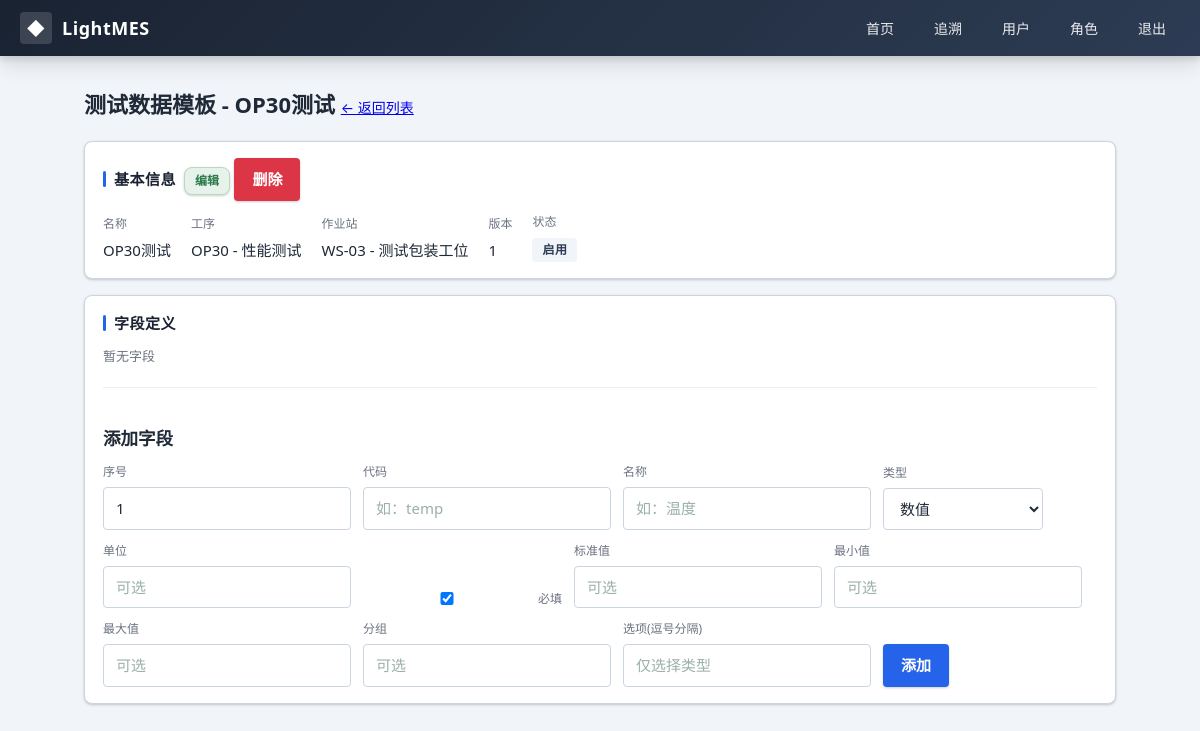
/quality/test-data/1 (signed in), run on the app's committed database.
### src/lightmes/modules/production/models.py (models this page shows)
class TestDataTemplate(Base, TimestampMixin):
    __tablename__ = "test_data_templates"
    id: Mapped[int] = mapped_column(primary_key=True)
    operation_id: Mapped[int] = mapped_column(ForeignKey("operations.id"), index=True)
    work_station_id: Mapped[int | None] = mapped_column(ForeignKey("work_stations.id"), default=None, index=True)
    name: Mapped[str] = mapped_column()
    description: Mapped[str | None] = mapped_column(default=None)
    is_enabled: Mapped[bool] = mapped_column(default=True)
    version: Mapped[str] = mapped_column(default="1")

### src/lightmes/modules/masterdata/models.py (models this page shows)
class Operation(Base, TimestampMixin):
    __tablename__ = "operations"
    __table_args__ = (
        UniqueConstraint("routing_id", "seq", name="uq_operation_routing_seq"),
        UniqueConstraint("routing_id", "code", name="uq_operation_routing_code"),
    )
    id: Mapped[int] = mapped_column(primary_key=True)
    routing_id: Mapped[int] = mapped_column(ForeignKey("routings.id"))
    seq: Mapped[int] = mapped_column()
    code: Mapped[str] = mapped_column()
    name: Mapped[str] = mapped_column()
    default_work_station_id: Mapped[int] = mapped_column(
        ForeignKey("work_stations.id")
    )
    is_mandatory: Mapped[bool] = mapped_column(default=True)
    required_skill_id: Mapped[int | None] = mapped_column(
        ForeignKey("skill.id"), default=None)
    required_level: Mapped[int | None] = mapped_column(default=None)
    sop_id: Mapped[int | None] = mapped_column(default=None)
    sop_text: Mapped[str | None] = mapped_column(default=None)
    sop_url: Mapped[str | None] = mapped_column(default=None)
    panels: Mapped[dict | None] = mapped_column(JSON, default=None)

class WorkStation(Base, TimestampMixin):
    __tablename__ = "work_stations"
    __table_args__ = (
        UniqueConstraint("line_id", "seq", name="uq_work_station_line_seq"),
    )
    id: Mapped[int] = mapped_column(primary_key=True)
    code: Mapped[str] = mapped_column(unique=True, index=True)
    name: Mapped[str] = mapped_column()
    line_id: Mapped[int] = mapped_column(ForeignKey("lines.id"))
    seq: Mapped[int] = mapped_column()
    description: Mapped[str | None] = mapped_column(default=None)
    is_active: Mapped[bool] = mapped_column(default=True)

### src/lightmes/modules/quality/router.py (the view)
@router.get("/quality/test-data/{template_id}", response_class=HTMLResponse)
def test_data_detail(request: Request, template_id: int, db: Session = Depends(get_db)) -> HTMLResponse:
    if (r := _login_guard(request, db)): return r
    svc = TestDataService(db)
    template = svc.get_template(template_id)
    if not template:
        return Response(status_code=404)
    fields = svc.list_fields(template_id)
    operations = db.execute(select(Operation)).scalars().all()
    workstations = db.execute(select(WorkStation)).scalars().all()
    op_map = {op.id: op for op in operations}
    ws_map = {ws.id: ws for ws in workstations}
    return templates.TemplateResponse(
        request, "quality/test_data_detail.html",
        {"template": template, "fields": fields,
         "operations": operations, "workstations": workstations,
         "op_map": op_map, "ws_map": ws_map}
    )

### src/lightmes/templates/quality/test_data_detail.html (shortened to what this page needs)
{% extends "base.html" %}
{% block content %}
<h1 class="page-title">测试数据模板 - {{ template.name }} <small><a href="/quality/test-data">← 返回列表</a></small></h1>
<div class="card" id="config-card">
  <div class="card__title">
    基本信息
    <div style="float: right;">
      <button id="edit-btn" class="btn-secondary btn-sm" onclick="toggleEdit()">编辑</button>
      <form method="post" action="/quality/test-data/{{ template.id }}/delete" style="display: inline;" onsubmit="return confirm('确认删除此模板吗？');">
        <button type="submit" class="btn btn-sm" style="background: #dc3545; color: white;">删除</button>
      </form>
    </div>
  </div>
  <div class="card__body" id="view-mode">
    <div class="form-row" style="gap: 20px;">
      <div class="field">
        <label>名称</label>
        <div>{{ template.name }}</div>
      </div>
      <div class="field">
        <label>工序</label>
        <div>{{ op_map[template.operation_id].code }} - {{ op_map[template.operation_id].name }}</div>
      </div>
      <div class="field">
        <label>作业站</label>
        <div>{% if template.work_station_id and template.work_station_id in ws_map %}{{ ws_map[template.work_station_id].code }} - {{ ws_map[template.work_station_id].name }}{% else %}不限{% endif %}</div>
      </div>
      <div class="field">
        <label>版本</label>
        <div>{{ template.version }}</div>
      </div>
      <div class="field">
        <label>状态</label>
        <div>{% if template.is_enabled %}<span class="badge">启用</span>{% else %}<span class="badge--warn">停用</span>{% endif %}</div>
      </div>
    </div>
  </div>
</div>
<div class="card">
  <div class="card__title">字段定义</div>
  {% if fields %}
  <table class="data-table">
    <thead>
      <tr>
        <th>序号</th>
        <th>代码</th>
        <th>名称</th>
        <th>类型</th>
        <th>单位</th>
        <th>必填</th>
        <th>标准值</th>
        <th>最小值</th>
        <th>最大值</th>
        <th>分组</th>
        <th>选项</th>
        <th></th>
      </tr>
    </thead>
    <tbody id="test-fields-body">
      {% for field in fields %}
      {% include "quality/partials/test_field_row.html" %}
      {% endfor %}
    </tbody>
  </table>
  {% else %}
  <p class="nav-card__desc">暂无字段</p>
  {% endif %}
  <div style="margin-top: 20px; padding-top: 20px; border-top: 1px solid #eee;">
    <h3 style="margin-bottom: 12px;">添加字段</h3>
    <form class="form-row" hx-post="/quality/test-data/{{ template.id }}/fields" hx-target="#test-fields-body" hx-swap="beforeend" hx-on::after-request="if(event.detail.successful) this.reset()" style="flex-wrap: wrap; align-items: flex-end; gap: 12px;">
      <div class="field" style="min-width: 80px;">
        <label>序号</label>
        <input type="number" name="seq" value="{{ (fields|length + 1) if fields else 1 }}" required>
      </div>
      <div class="field" style="min-width: 120px;">
        <label>代码</label>
        <input type="text" name="code" required placeholder="如：temp">
      </div>
      <div class="field" style="min-width: 180px;">
        <label>名称</label>
        <input type="text" name="name" required placeholder="如：温度">
      </div>
      <div class="field" style="min-width: 120px;">
        <label>类型</label>
        <select name="field_type">
          <option value="numeric">数值</option>
        </select>
      </div>
      <div class="field" style="min-width: 100px;">
        <label>单位</label>
        <input type="text" name="unit" placeholder="可选">
      </div>
      <div class="field" style="min-width: 100px; display: flex; flex-direction: column; gap: 4px;">
        <label>&nbsp;</label>
        <div style="display: flex; gap: 8px; align-items: center;">
          <input type="checkbox" id="is_required" name="is_required" checked>
          <label for="is_required" style="font-size: 12px;">必填</label>
        </div>
      </div>
      <div class="field" style="min-width: 100px;">
        <label>标准值</label>
        <input type="text" name="standard_value" placeholder="可选">
      </div>
      <div class="field" style="min-width: 100px;">
        <label>最小值</label>
        <input type="number" step="0.001" name="min_value" placeholder="可选">
      </div>
      <div class="field" style="min-width: 100px;">
        <label>最大值</label>
        <input type="number" step="0.001" name="max_value" placeholder="可选">
      </div>
      <div class="field" style="min-width: 120px;">
        <label>分组</label>
        <input type="text" name="display_group" placeholder="可选">
      </div>
      <div class="field" style="min-width: 200px;">
        <label>选项(逗号分隔)</label>
        <input type="text" name="options" placeholder="仅选择类型">
      </div>
      <button type="submit">添加</button>
    </form>
  </div>
</div>
{% endblock %}

### src/lightmes/static/css/app.css (style rules this page uses)
:root { --indigo-900: #1a2332; --indigo-800: #243044; --indigo-700: #2d3c54; --indigo-600: #364a66; --indigo-500: #3f5878; --blue-600: #2563eb; --blue-700: #1d4ed8; --ink: #1f2937; --ink-soft: #6b7280; --line: #cbd5e1; --bg: #f1f5f9; --surface: #ffffff; --danger: #dc2626; --danger-bg:#fee2e2; --ok: #059669; --ok-bg: #dcfce7; --warning: #d97706; --warning-bg:#fef3c7; --shadow-1: 0 1px 3px rgba(0,0,0,.12), 0 1px 2px rgba(0,0,0,.08); --shadow-2: 0 4px 6px rgba(0,0,0,.10), 0 10px 20px rgba(0,0,0,.10); --radius: 8px; --radius-sm:4px; }
* { box-sizing: border-box; }
html, body { margin: 0; padding: 0; background: var(--bg); color: var(--ink); font-family: "Segoe UI", "Microsoft YaHei", system-ui, -apple-system, sans-serif; font-size: 15px; line-height: 1.5; }
.page-title { font-size: 22px; font-weight: 700; margin: 4px 0 20px; color: var(--ink); }
.page-title small { font-weight: 400; color: var(--ink-soft); font-size: 14px; }
.card { background: var(--surface); border-radius: var(--radius); box-shadow: var(--shadow-1); padding: 16px 18px; margin-bottom: 16px; border: 1px solid var(--line); }
.card__title { font-size: 15px; font-weight: 700; margin: 0 0 12px; color: var(--indigo-900); display: flex; align-items: center; gap: 8px; text-transform: uppercase; letter-spacing: .5px; }
.card__title::before { content: ""; width: 3px; height: 16px; border-radius: 2px; background: var(--blue-600); }
.nav-card__desc { font-size: 13px; color: var(--ink-soft); }
.form-row { display: flex; flex-wrap: wrap; gap: 12px; align-items: flex-end; }
.field { display: flex; flex-direction: column; gap: 6px; }
.field label { font-size: 12px; color: var(--ink-soft); font-weight: 500; }
input, select { font: inherit; color: var(--ink); padding: 9px 12px; border: 1px solid var(--line); border-radius: var(--radius-sm); background: #fff; outline: none; transition: border-color .12s, box-shadow .12s; min-width: 160px; }
input::placeholder { color: #9bb0a9; }
.btn, button[type="submit"], button { font: inherit; font-weight: 700; cursor: pointer; border: none; border-radius: var(--radius-sm); padding: 10px 18px; background: var(--blue-600); color: #fff; box-shadow: var(--shadow-1); transition: background .12s, box-shadow .12s, transform .06s; }
.badge { display: inline-block; padding: 3px 10px; border-radius: 4px; font-size: 12px; font-weight: 700; background: var(--bg); color: var(--indigo-700); text-transform: uppercase; letter-spacing: .5px; }
.btn-secondary { background: #e7f2ea; color: #2f7d4f; border: 1px solid #b9d8c4; padding: 8px 14px; border-radius: 8px; display: inline-block; text-decoration: none; cursor: pointer; }
.btn-sm { padding: 4px 10px; font-size: 12px; }

### data on the page
TestDataTemplate: name "OP30测试", work_station.code "WS-03", version "1"
Operation: code "OP30", name "性能测试"
WorkStation: name "测试包装工位"
